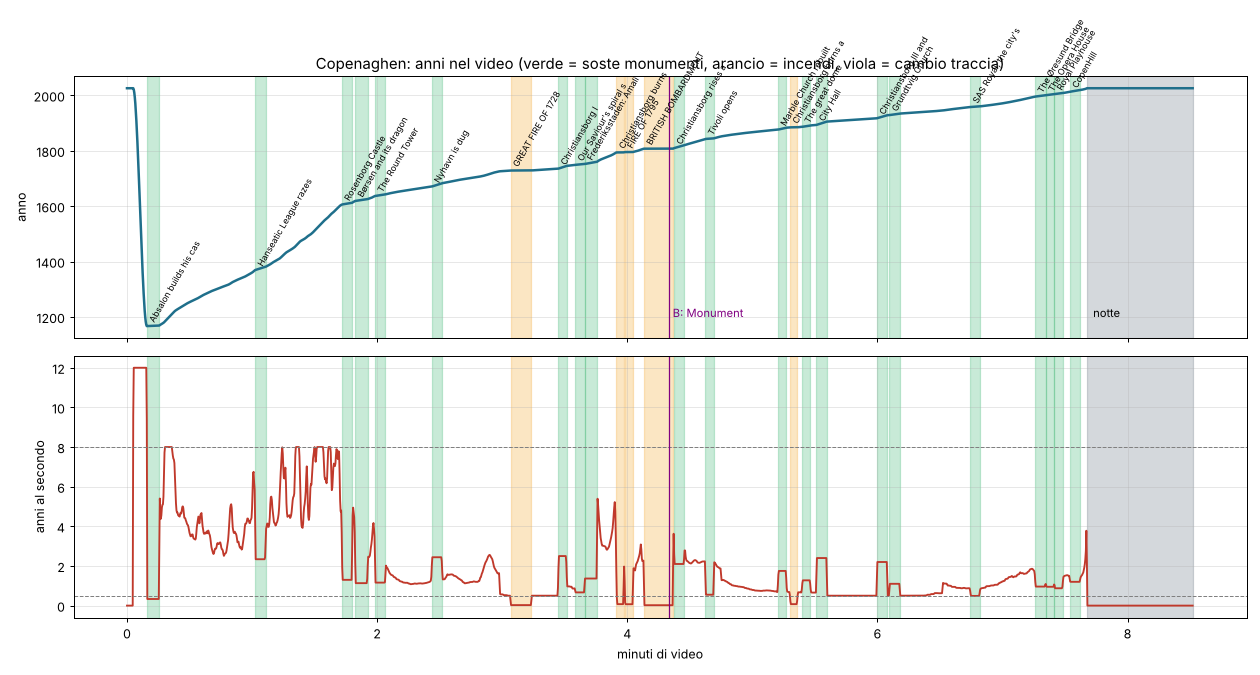

Here is the Python script that generated this plot:
# Regia di Copenaghen (19 ott 2026). Musica: A = "Waking to Reality" (Unicorn Heads, 4:32) dal secondo 0;
# B = "Monument" (TrackTribe, 4:11) da B_START. Il cambio di traccia e' nascosto nel bombardamento del 1807.
# Misure (salti di volume su 1 s): A +7,1 dB 0:30.8, +6,6 dB 0:53.8, CALO -7,3 dB 3:04 (incendio 1728), RIPRESA +7,5 dB 3:35
# (Frederiksstaden 1749), sfuma da 4:05 (bombardamento 1807). B: parte piano, +4,4 dB 0:25 (1852, cadono le mura),
# +4,5 dB 0:53.5, piccolo calo 2:02-2:11 (1940-45), cala 3:20.5 (finale notturno), fine 4:11.
# VELOCITA' DEL TEMPO AUTOMATICA: tra due ancore musicali il tempo libero (tolte le soste) va agli anni in proporzione agli
# edifici che nascono o muoiono quell'anno (veri + storici): edifici nuovi al secondo circa costanti. Limiti 0,5-8 anni/s.
# SOSTE: monumenti (4-6 s, il cantiere compresso in fasi) e incendi; ognuna con la sua inquadratura vicina.
# CAMERA: inquadrature con stacchi netti; dentro ognuna orbita + avvicinamento (parallasse). Sempre a sud/sud-ovest del
# bersaglio salvo eccezioni (col sole da sud-ovest il controsole rende tutto marrone).
# Uso: python regia_copenhagen.py data_copenhagen  -> schedule_copenhagen.json, schedule_copenhagen_night.json,
#      regia_copenhagen.png (grafico anni/secondo + soste), regia_copenhagen.txt (elenco soste ed eventi)
import json, math, sys, os
import numpy as np

DATA = sys.argv[1] if len(sys.argv) > 1 else 'data_copenhagen'
FPS = 24
B_START = 260.0                     # secondo del video in cui parte "Monument"
DUR = B_START + 251.5               # fine di "Monument": 8:31.5
NIGHT_T = B_START + 200.5           # 3:20.5 di B: la musica cala, si passa alla notte
LM = json.load(open(f'{DATA}/landmarks.json'))
def lmc(name):   # centro e altezza di un monumento dalle sue parti
    ps = [p for p in LM['parts'] if p['name'].startswith(name)]
    xs = [p.get('cx', sum(q[0] for q in p.get('r', [[0, 0]])) / max(1, len(p.get('r', [1])))) for p in ps]
    ys = [p.get('cy', sum(q[1] for q in p.get('r', [[0, 0]])) / max(1, len(p.get('r', [1])))) for p in ps]
    return (float(np.median(xs)), float(np.median(ys))), max(p.get('z1', p.get('z0', 0) + p.get('hz', 0)) for p in ps)

# ---------- ancore musicali (t, anno) ----------
FIXED = [(0.0, 2026.0), (3.0, 2026.0), (9.5, 1167.0),           # oggi, riavvolgimento, titolo sul 1167
         (184.0, 1728.79),                                       # A 3:04 calo: incendio del 20 ottobre 1728
         (215.0, 1749.3),                                        # A 3:35 ripresa: Frederiksstaden
         (248.0, 1807.66),                                       # A sfuma: bombardamento (ponte tra le tracce)
         (B_START + 25.0, 1852.0),                               # B 0:25: cadono le mura
         (B_START + 122.25, 1940.25),                            # B 2:02: occupazione (9 aprile 1940)
         (B_START + 131.25, 1945.5),                             # B 2:11: liberazione
         (NIGHT_T, 2026.0)]
# ---------- soste: (anno inizio, anno fine, durata s, nome, inquadratura) ----------
# inquadratura: (monumento o punto, distanza m, elevazione gradi, azimut camera inizio, azimut fine, obiettivo mm)
SOSTE = [
    (1167.0, 1169.0, 6.0, 'Absalon builds his castle (1167)', ('Absalon castle', 260, 24, 205, 235, 35)),
    (1369.3, 1381.0, 5.0, 'Hanseatic League razes the castle (1369)', ('Copenhagen Castle', 330, 26, 190, 220, 35)),
    (1606.0, 1612.5, 5.0, 'Rosenborg Castle (1606)', ('Rosenborg', 260, 24, 200, 235, 35)),
    (1618.8, 1625.6, 6.0, 'Børsen and its dragon spire (1619-25)', ('Boersen', 240, 22, 150, 185, 35)),
    (1636.8, 1642.6, 5.0, 'The Round Tower (1637-42)', ('Rundetaarn', 200, 26, 190, 225, 35)),
    (1670.8, 1683.0, 5.0, 'Nyhavn is dug (1671-73)', ('Nyhavn', 330, 24, 120, 150, 35)),
    (1728.79, 1729.05, 10.0, 'GREAT FIRE OF 1728', ('fire1728', 900, 30, 185, 205, 35)),
    (1735.5, 1745.5, 4.0, 'Christiansborg I (1733-45)', ('Christiansborg 1', 380, 24, 200, 225, 35)),
    (1749.3, 1752.3, 4.5, "Our Saviour's spiral spire (1749-52)", ("Our Saviour's spire", 230, 18, 205, 235, 35)),
    (1752.3, 1760.5, 6.0, 'Frederiksstaden: Amalienborg (1750-60)', ('Amalienborg', 420, 26, 215, 245, 35)),
    (1794.14, 1794.40, 3.5, 'Christiansborg burns (1794)', ('Christiansborg 1', 450, 26, 200, 220, 35)),
    (1795.42, 1795.70, 4.0, 'FIRE OF 1795', ('fire1795', 800, 30, 190, 210, 35)),
    (1807.66, 1807.95, 14.0, 'BRITISH BOMBARDMENT (1807)', ('fire1807', 1000, 30, 180, 215, 35)),
    (1809.5, 1820.0, 5.0, 'Christiansborg rises again', ('Christiansborg 2', 420, 24, 195, 225, 35)),
    (1842.8, 1845.0, 4.0, 'Tivoli opens (1843)', ('Tivoli', 330, 28, 200, 230, 35)),
    (1876.5, 1883.5, 4.0, 'Marble Church rebuilt (1874)', ('Marble Church', 300, 22, 205, 235, 35)),
    (1884.74, 1885.0, 3.5, 'Christiansborg burns again (1884)', ('Christiansborg 2', 450, 26, 200, 220, 35)),
    (1886.5, 1891.6, 4.0, 'The great dome (1894)', ('Marble Church', 260, 20, 235, 255, 35)),
    (1893.5, 1905.5, 5.0, 'City Hall (1892-1905)', ('City Hall', 330, 22, 195, 225, 35)),
    (1917.5, 1928.5, 5.0, 'Christiansborg III and its tower (1907-28)', ('Christiansborg tower', 420, 20, 190, 225, 35)),
    (1929.0, 1934.5, 5.0, 'Grundtvig Church (1921-40)', ('Grundtvig Church', 300, 18, 215, 245, 35)),
    (1958.2, 1960.4, 4.5, "SAS Royal, the city's first skyscraper (1960)", ('SAS Royal Hotel', 330, 20, 200, 235, 35)),
    (1995.8, 2000.6, 5.0, 'The Øresund Bridge (2000)', ('Oresund Bridge', 5200, 14, 250, 265, 35)),
    (2000.8, 2004.6, 4.0, 'The Opera House (2005)', ('Opera House', 520, 20, 215, 240, 35)),
    (2004.8, 2008.3, 4.0, 'Royal Playhouse (2008)', ('Royal Playhouse', 360, 20, 200, 230, 35)),
    (2013.3, 2019.3, 5.0, 'CopenHill (2019)', ('CopenHill', 520, 22, 255, 285, 35)),
]
FIRE_PTS = {'fire1728': (330, 420), 'fire1795': (600, 230), 'fire1807': (350, 600)}

# ---------- attivita' per anno ----------
B = json.load(open(f'{DATA}/buildings.json')); H = json.load(open(f'{DATA}/hist.json'))
act = np.zeros(2030)
for o in B: act[int(o['y'])] += 1
for o in H:
    act[int(o['y'])] += 1
    if o.get('d', 9999) < 2027: act[int(o['d'])] += 0.6
act = np.convolve(act, np.ones(5) / 5, 'same')    # lisciata su 5 anni (anni tondi del BBR)

RMIN, RMAX = 0.5, 8.0   # anni/s fuori dalle soste
def alloc(y0, y1, T):
    """Distribuisce T secondi sugli anni [y0, y1) in proporzione all'attivita', con 1/RMAX <= s/anno <= 1/RMIN."""
    ys = np.arange(math.floor(y0), math.ceil(y1))
    if len(ys) == 0 or y1 - y0 < 1e-6: return [(y0, 0.0), (y1, T)]
    frac = np.array([min(y1, y + 1) - max(y0, y) for y in ys])
    w = (act[ys] + 3.0) ** 0.85 * frac
    lo, hi = frac / RMAX, frac / RMIN
    s = np.clip(w / w.sum() * T, lo, hi)
    for _ in range(60):       # riempimento a livelli rispettando i limiti
        err = T - s.sum()
        if abs(err) < 1e-6: break
        free = (s > lo + 1e-9) & (s < hi - 1e-9) if err != 0 else None
        free = (s < hi - 1e-9) if err > 0 else (s > lo + 1e-9)
        if not free.any(): break
        s[free] += err * w[free] / w[free].sum(); s = np.clip(s, lo, hi)
    if abs(T - s.sum()) > 0.05: s *= T / s.sum()     # limiti impossibili: si scala (lo dice il controllo)
    pts = [(y0, 0.0)]; acc = 0.0
    for y, sv in zip(ys, s):
        acc += sv; pts.append((min(y1, y + 1), acc))
    return pts

# ---------- linea del tempo ----------
YEARS = []   # (t, anno)
SOSTA_T = []
for (ta, ya), (tb, yb) in zip(FIXED, FIXED[1:]):
    if yb < ya or tb - ta < 0.01 or (ya == yb):   # riavvolgimento o pausa: lineare (ease)
        for k in range(0, 21):
            u = k / 20; u2 = u * u * (3 - 2 * u); YEARS.append((ta + (tb - ta) * u, ya + (yb - ya) * u2))
        continue
    ss = [s for s in SOSTE if ya <= s[0] < yb]
    T_free = (tb - ta) - sum(s[2] for s in ss)
    free_len = (yb - ya) - sum(s[1] - s[0] for s in ss)
    # pezzi liberi tra le soste: tempo in proporzione all'attivita' complessiva del pezzo
    pieces = []; cur = ya
    for s in ss: pieces.append((cur, s[0])); cur = s[1]
    pieces.append((cur, yb))
    # tempo dei pezzi: distribuzione congiunta con i limiti 0,5-8 anni/s (prima si divideva e poi si limitava: anni '30 a 0,33)
    yrs, own = [], []
    for i, (p0, p1) in enumerate(pieces):
        for y in np.arange(math.floor(p0), math.ceil(p1)):
            fr_ = min(p1, y + 1) - max(p0, y)
            if fr_ > 1e-6: yrs.append((int(y), fr_)); own.append(i)
    w = np.array([(act[y] + 3.0) ** 0.85 * f for y, f in yrs]); fr = np.array([f for _, f in yrs])
    lo, hi = fr / RMAX, fr / RMIN; sv = np.clip(w / w.sum() * T_free, lo, hi)
    for _ in range(80):
        err = T_free - sv.sum()
        if abs(err) < 1e-6: break
        free = (sv < hi - 1e-9) if err > 0 else (sv > lo + 1e-9)
        if not free.any(): break
        sv[free] += err * w[free] / w[free].sum(); sv = np.clip(sv, lo, hi)
    if abs(T_free - sv.sum()) > 0.05: print(f'  [!] limiti impossibili tra {ya} e {yb}: scala {T_free / sv.sum():.2f}'); sv *= T_free / sv.sum()
    Ts = [float(sv[np.array(own) == i].sum()) for i in range(len(pieces))]
    t = ta
    for i, (p0, p1) in enumerate(pieces):
        for yv, dt in alloc(p0, p1, Ts[i]) if p1 > p0 else [(p0, 0.0)]:
            YEARS.append((t + dt, yv))
        t += Ts[i]
        if i < len(ss):
            s = ss[i]; SOSTA_T.append((t, t + s[2], s))
            for k in range(1, 11):
                u = k / 10; YEARS.append((t + s[2] * u, s[0] + (s[1] - s[0]) * u))
            t += s[2]
YEARS.append((NIGHT_T, 2026.0)); YEARS.append((DUR, 2026.0))
YEARS = sorted({round(float(t), 3): (round(float(t), 3), round(float(y), 4)) for t, y in YEARS}.values())
# monotonia nel tempo (riavvolgimento a parte)
def year_at(t):
    if t <= YEARS[0][0]: return YEARS[0][1]
    for (a, ya), (b, yb) in zip(YEARS, YEARS[1:]):
        if t <= b: return ya + (yb - ya) * (t - a) / max(1e-9, b - a)
    return YEARS[-1][1]

# ---------- estensione della citta' per anno (per le inquadrature larghe) ----------
cx = np.array([sum(p[0] for p in o['r']) / len(o['r']) for o in B + H]); cy = np.array([sum(p[1] for p in o['r']) / len(o['r']) for o in B + H])
by = np.array([o['y'] for o in B + H]); bd = np.array([o.get('d', 9999) for o in B + H])
def extent(y):
    m = (by <= y) & (bd > y)
    if m.sum() < 30: return (700.0, 0.0), 500.0
    mx, my = np.median(cx[m]), np.median(cy[m]); r = np.percentile(np.hypot(cx[m] - mx, cy[m] - my), 85)
    return (float(mx), float(my)), float(max(450.0, r))

# ---------- inquadrature ----------
def campos(tx, ty, tz, d, el, az):
    e, a = math.radians(el), math.radians(az)
    return (tx + d * math.cos(e) * math.sin(a), ty + d * math.cos(e) * math.cos(a), tz + d * math.sin(e))
SHOTS = []   # (t0, t1, target(x,y,z), d0, d1, el0, el1, az0, az1, mm)
def target_of(name):
    if name in FIRE_PTS: return (*FIRE_PTS[name], 0.0), 0
    (x, y), h = lmc(name); return (x, y, min(40.0, h * 0.35)), h
# apertura: 2026 dall'alto sul porto, riavvolgimento scendendo verso Slotsholmen
SHOTS.append((0.0, 3.0, (900, 300, 0), 7800, 7200, 34, 32, 200, 206, 35))
SHOTS.append((3.0, 9.5, (760, 50, 0), 7200, 1500, 32, 26, 206, 214, 35))
SHOTS.append((9.5, 12.0, (735, 0, 10), 1500, 420, 26, 24, 214, 205, 35))
alt = 0
prev_end = 12.0
for (t0, t1, s) in SOSTA_T:
    if t0 < 12.0: t0 = 12.0
    # tratto largo prima della sosta (se c'e' tempo): la citta' intera di quell'anno, orbita lenta
    if t0 - prev_end > 3.0:
        gap0, gap1 = prev_end, t0
        n_sub = max(1, int((gap1 - gap0) // 16))     # uno stacco ogni ~16 s
        for k in range(n_sub):
            a_, b_ = gap0 + (gap1 - gap0) * k / n_sub, gap0 + (gap1 - gap0) * (k + 1) / n_sub
            (mx, my), r = extent(year_at(b_)); alt += 1
            d = 1.25 * r + 650; el = 30 if alt % 2 else 22; az0 = (165, 200, 230, 185)[alt % 4]
            SHOTS.append((a_, b_, (mx, my, 0), d * 1.08, d * 0.92, el, el - 3, az0, az0 + (14 if alt % 2 else -14), 35))
    name, d, el, az0, az1, mm = s[4]
    tgt, h = target_of(name)
    SHOTS.append((t0, t1, tgt, d * 1.15, d * 0.85, el + 3, el, az0, az1, mm))
    prev_end = t1
# dopo l'ultima sosta: tratto largo fino alla notte, poi tre inquadrature notturne
if NIGHT_T - prev_end > 3:
    n_sub = max(1, int((NIGHT_T - prev_end) // 15))
    for k in range(n_sub):
        a_, b_ = prev_end + (NIGHT_T - prev_end) * k / n_sub, prev_end + (NIGHT_T - prev_end) * (k + 1) / n_sub
        (mx, my), r = extent(2026); alt += 1
        d = 1.0 * r + 900; el = (24, 18, 30)[alt % 3]; az0 = (175, 215, 240)[alt % 3]
        SHOTS.append((a_, b_, (mx * 0.5 + 900, my * 0.5 + 200, 0), d * 1.05, d * 0.9, el, el - 2, az0, az0 + 18, 35))
NIGHT_SHOTS = [(NIGHT_T, NIGHT_T + 17, target_of('Tivoli')[0], 520, 380, 22, 18, 200, 235, 35),
               (NIGHT_T + 17, NIGHT_T + 34, (1500, 420, 10), 900, 650, 16, 13, 140, 170, 35),      # Nyhavn, Opera, porto
               (NIGHT_T + 34, DUR, (700, 200, 0), 4200, 5600, 24, 30, 205, 220, 35)]                # ultima: la citta' intera si allontana
SHOTS += NIGHT_SHOTS
SHOTS.sort(key=lambda s: s[0])

def ease(u): return u * u * (3 - 2 * u)
cam = []
for i, (t0, t1, tg, d0, d1, e0, e1, a0, a1, mm) in enumerate(SHOTS):
    n = max(2, int((t1 - t0) / 0.5))
    for k in range(n + 1):
        u = k / n; ue = ease(u) * 0.5 + u * 0.5
        tt = t0 + (t1 - t0) * u
        if k == 0 and i > 0: tt = t0 + 1.0 / FPS      # stacco netto: la chiave precedente chiude a t0
        p = campos(*tg, d0 + (d1 - d0) * ue, e0 + (e1 - e0) * ue, a0 + (a1 - a0) * ue)
        cam.append([round(tt, 3), [round(v, 1) for v in p], [round(v, 1) for v in tg], mm])
cam.sort(key=lambda c: c[0])
sched = {'_doc': 'Copenaghen, regia automatica (regia_copenhagen.py). Musica A Waking to Reality 0-4:32, B Monument da 4:20.',
         'duration': DUR, 'lens': 35, 'years': [[t, y] for t, y in YEARS], 'cam': cam,
         'night_t': NIGHT_T, 'b_start': B_START,
         'soste': [[round(t0, 2), round(t1, 2), s[0], s[1], s[3]] for t0, t1, s in SOSTA_T]}
json.dump(sched, open('schedule_copenhagen.json', 'w'))
# notte: stessa camera, anno fermo al 2026, solo dalla notte in poi (passata separata --night)
json.dump(dict(sched, years=[[0, 2026], [DUR, 2026]]), open('schedule_copenhagen_night.json', 'w'))

# ---------- controllo: grafico e elenco ----------
ts = np.arange(0, DUR, 0.25); yv = np.array([year_at(t) for t in ts]); rate = np.gradient(yv, ts)
lines = [f'Durata {int(DUR // 60)}:{DUR % 60:04.1f}  fotogrammi {int(DUR * FPS)}  inquadrature {len(SHOTS)}  stacco medio ogni {DUR / len(SHOTS):.1f} s', '',
         'SOSTE (video -> anni):']
for t0, t1, s in SOSTA_T: lines.append(f'  {int(t0 // 60)}:{t0 % 60:04.1f}-{int(t1 // 60)}:{t1 % 60:04.1f}  {s[0]:.1f}->{s[1]:.1f}  {s[3]}')
lines += ['', 'ANNO OGNI 30 s:'] + [f'  {int(t // 60)}:{int(t % 60):02d}  {year_at(t):7.1f}  ({abs(rate[int(t * 4)]):.2f} anni/s)' for t in range(0, int(DUR), 30)]
fr = abs(rate[(ts > 12) & (ts < NIGHT_T)])
lines += ['', f'Velocita fuori dalle soste: mediana {np.median(fr):.2f} anni/s, max {fr.max():.1f} anni/s']
open('regia_copenhagen.txt', 'w').write('\n'.join(lines)); print('\n'.join(lines))
try:
    import matplotlib; matplotlib.use('Agg'); import matplotlib.pyplot as plt
    fig, (ax1, ax2) = plt.subplots(2, 1, figsize=(14, 7.5), dpi=90, sharex=True)
    ax1.plot(ts / 60, yv, color='#1f6f8b', lw=2); ax1.set_ylabel('anno'); ax1.grid(alpha=0.3)
    ax2.plot(ts / 60, np.clip(abs(rate), 0, 12), color='#c0392b', lw=1.5); ax2.set_ylabel('anni al secondo'); ax2.set_xlabel('minuti di video'); ax2.grid(alpha=0.3)
    ax2.axhline(8, color='grey', ls='--', lw=0.8); ax2.axhline(0.5, color='grey', ls='--', lw=0.8)
    for t0, t1, s in SOSTA_T:
        for ax in (ax1, ax2): ax.axvspan(t0 / 60, t1 / 60, color='#f39c12' if 'FIRE' in s[3] or 'BOMB' in s[3] or 'burns' in s[3] else '#27ae60', alpha=0.25)
        ax1.text(t0 / 60, year_at(t0) + 15, s[3].split('(')[0][:22], fontsize=7, rotation=60)
    for ax in (ax1, ax2):
        ax.axvline(B_START / 60, color='purple', lw=1); ax.axvspan(NIGHT_T / 60, DUR / 60, color='#2c3e50', alpha=0.2)
    ax1.text(B_START / 60 + 0.03, 1200, 'B: Monument', color='purple', fontsize=9); ax1.text(NIGHT_T / 60 + 0.05, 1200, 'notte', fontsize=9)
    ax1.set_title('Copenaghen: anni nel video (verde = soste monumenti, arancio = incendi, viola = cambio traccia)')
    plt.tight_layout(); plt.savefig('regia_copenhagen.png')
except Exception as e: print('grafico non fatto:', e)
